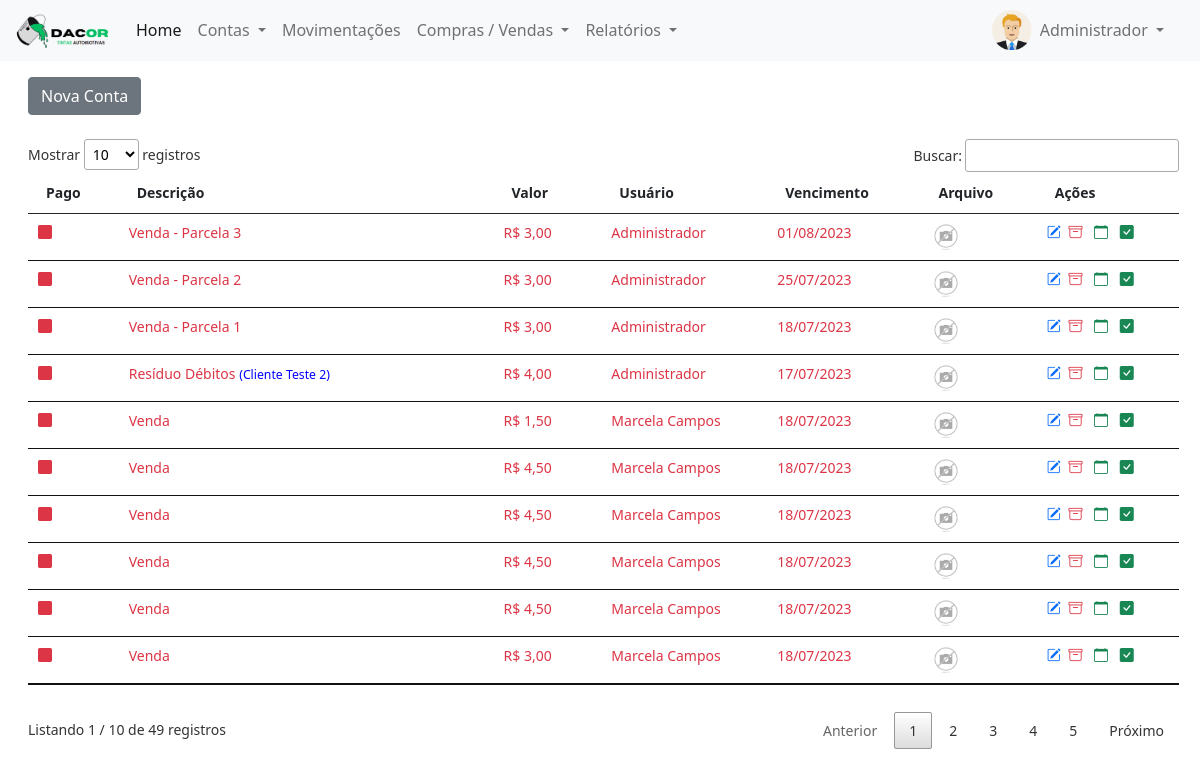
/login/painel-tesoureiro/index.php?pagina=contas_receber (signed in), run on the app's committed database.
### tables this page shows
CREATE TABLE `usuarios` (
  `id` int(11) NOT NULL,
  `nome` varchar(50) NOT NULL,
  `email` varchar(50) NOT NULL,
  `cpf` varchar(20) NOT NULL,
  `senha` varchar(20) NOT NULL,
  `nivel` varchar(20) NOT NULL
);

CREATE TABLE `contas_receber` (
  `id` int(11) NOT NULL,
  `descricao` varchar(50) NOT NULL,
  `valor` decimal(8,2) NOT NULL,
  `usuario` int(11) NOT NULL,
  `pago` varchar(5) NOT NULL,
  `data` date NOT NULL,
  `vencimento` date NOT NULL,
  `arquivo` varchar(100) DEFAULT NULL,
  `data_pgto` date DEFAULT NULL,
  `cliente` int(11) DEFAULT NULL,
  `id_venda` int(11) DEFAULT NULL
);

CREATE TABLE `clientes` (
  `id` int(11) NOT NULL,
  `nome` varchar(50) NOT NULL,
  `cpf` varchar(20) DEFAULT NULL,
  `telefone` varchar(20) NOT NULL,
  `endereco` varchar(100) DEFAULT NULL
);

### login/painel-tesoureiro/contas_receber.php (the view, shortened to what this page needs)
<?php
$pag = 'contas_receber';
$data_hoje = date('Y-m-d');
require_once('../conexao.php');
?>
<a href="index.php?pagina=<?php echo $pag ?>&funcao=novo" type="button" class="btn btn-secondary mt-2">Nova Conta</a>
<div class="mt-4" style="margin-right:25px">
	<?php
	$query = $pdo->query("SELECT * from contas_receber order by id desc");
	$res = $query->fetchAll(PDO::FETCH_ASSOC);
	$total_reg = @count($res);
	if($total_reg > 0){
		?>
		<small>
			<table id="example" class="table table-hover my-4" style="width:100%">
				<thead>
					<tr>
						<th>Pago</th>
						<th>Descrição</th>
						<th>Valor</th>
						<th>Usuário</th>
						<th>Vencimento</th>
						<th>Arquivo</th>
						<th>Ações</th>
					</tr>
				</thead>
				<tbody>
					<?php
					for($i=0; $i < $total_reg; $i++){
							$id = $res[$i]['id'];
							$id_usu = $res[$i]['usuario'];
						$query_p = $pdo->query("SELECT * from usuarios where id = '$id_usu'");
						$res_p = $query_p->fetchAll(PDO::FETCH_ASSOC);
						$nome_usu = $res_p[0]['nome'];
						if($res[$i]['pago'] == 'Sim'){
							$classe = 'text-success';
						}else{
							$classe = 'text-danger';
						}
						$extensao = strchr($res[$i]['arquivo'], '.');
						if($extensao == '.pdf'){
							$arquivo_pasta = 'pdf.png';
						}else{
							$arquivo_pasta = $res[$i]['arquivo'];
						}
						$cliente = $res[$i]['cliente'];
						$query_p = $pdo->query("SELECT * from clientes where id = '$cliente'");
						$res_p = $query_p->fetchAll(PDO::FETCH_ASSOC);
						if(@count($res_p) > 0){
							$nome_cli = '('.@$res_p[0]['nome'].')';
						}else{
							$nome_cli = '';
						}
						$data_venc =  $res[$i]['vencimento'];
						$pago =  $res[$i]['pago'];
						if(strtotime($data_venc) < strtotime($data_hoje) and $pago != 'Sim'){
							$vencido = 'text-danger';
						}else{
							$vencido = '';
						}
						?>
						<tr class="<?php echo $vencido ?>">
							<td>								<i class="bi bi-square-fill <?php echo $classe ?>"></i>
							</td>
							<td><?php echo $res[$i]['descricao'] ?> <small><span style="color:blue"><?php echo $nome_cli ?></span></small></td>
							<td>R$ <?php echo number_format($res[$i]['valor'], 2, ',', '.'); ?></td>
							<td><?php echo $nome_usu ?></td>
							<td><?php echo implode('/', array_reverse(explode('-', $res[$i]['vencimento']))); ?></td>
							<td><a href="../img/<?php echo $pag ?>/<?php echo $res[$i]['arquivo'] ?>" title="Ver Arquivo" style="text-decoration: none" target="_blank">
								<img src="../img/<?php echo $pag ?>/<?php echo $arquivo_pasta ?>" width="30px">
							</a>
							</td>
							<td>
								<?php if($res[$i]['pago'] != 'Sim'){ ?>
								<a href="index.php?pagina=<?php echo $pag ?>&funcao=editar&id=<?php echo $res[$i]['id'] ?>" title="Editar Registro" style="text-decoration: none">
									<i class="bi bi-pencil-square text-primary"></i>
								</a>
								<a href="index.php?pagina=<?php echo $pag ?>&funcao=deletar&id=<?php echo $res[$i]['id'] ?>" title="Excluir Registro" style="text-decoration: none">
									<i class="bi bi-archive text-danger mx-1"></i>
								</a>
								<a href="#" onclick="parcelar('<?php echo $id ?>')" title="Parcelar Conta" style="text-decoration: none">
									<i class="bi bi-calendar text-success mx-1"></i>
								</a>
								<a href="index.php?pagina=<?php echo $pag ?>&funcao=baixar&id=<?php echo $res[$i]['id'] ?>" title="Baixar Registro" style="text-decoration: none">
									<i class="bi bi-check-square-fill text-success mx-1"></i>
								</a>
								<?php } ?>
							</td>
						</tr>
					<?php } ?>
				</tbody>
			</table>
		</small>
	<?php }else{
		echo '<p>Não existem dados para serem exibidos!!';
	} ?>
</div>
<link href="https://cdn.jsdelivr.net/npm/select2@4.1.0-rc.0/dist/css/select2.min.css" rel="stylesheet" />

### login/painel-tesoureiro/index.php (shortened to what this page needs)
<?php
require_once('../conexao.php');
$menu1 = 'home';
$menu2 = 'contas_pagar';
$menu3 = 'contas_receber';
$menu4 = 'movimentacoes';
$query = $pdo->query("SELECT * from usuarios WHERE id = '$_SESSION[id_usuario]'");
$res = $query->fetchAll(PDO::FETCH_ASSOC);
$nome_usu = $res[0]['nome'];
 ?>
<!DOCTYPE html>
<html>
<head>
	<link href="https://cdn.jsdelivr.net/npm/bootstrap@5.0.0-beta1/dist/css/bootstrap.min.css" rel="stylesheet">
	<link rel="stylesheet" type="text/css" href="../vendor/DataTables/datatables.min.css"/>
	<link rel="stylesheet" href="https://cdn.jsdelivr.net/npm/bootstrap-icons@1.3.0/font/bootstrap-icons.css">
</head>
<body>
	<nav class="navbar navbar-expand-lg navbar-light bg-light">
  <div class="container-fluid">
    <a class="navbar-brand" href="index.php">
    	<img src="../img/logo-painel.png" width="100">
    </a>
    <div class="collapse navbar-collapse" id="navbarSupportedContent">
      <ul class="navbar-nav me-auto mb-2 mb-lg-0">
        <li class="nav-item">
          <a class="nav-link active" aria-current="page" href="index.php?pagina=<?php echo $menu1 ?>">Home</a>
        </li>
        <li class="nav-item dropdown">
          <a class="nav-link dropdown-toggle" href="#" id="navbarDropdown" role="button" data-bs-toggle="dropdown" aria-expanded="false">
            Contas
          </a>
        </li>
        <li class="nav-item">
          <a class="nav-link" href="index.php?pagina=<?php echo $menu4 ?>">Movimentações</a>
        </li>
        <li class="nav-item dropdown">
          <a class="nav-link dropdown-toggle" href="#" id="navbarDropdown" role="button" data-bs-toggle="dropdown" aria-expanded="false">
            Compras / Vendas
          </a>
        </li>
        <li class="nav-item dropdown">
          <a class="nav-link dropdown-toggle" href="#" id="navbarDropdown" role="button" data-bs-toggle="dropdown" aria-expanded="false">
            Relatórios
          </a>
        </li>
      </ul>
      <div class="d-flex mx-3">
        <img src="../img/icone-user.png" width="40px" height="40px">
    <div class="collapse navbar-collapse" id="navbarNavDarkDropdown">
      <ul class="navbar-nav">
        <li class="nav-item dropdown">
          <a class="nav-link dropdown-toggle" href="#" id="navbarDarkDropdownMenuLink" role="button" data-bs-toggle="dropdown" aria-expanded="false">
            <?php echo $nome_usu ?>
          </a>
        </li>
      </ul>
    </div>
       </div>
    </div>
  </div>
</nav>
<div class="container-fluid mt-2 mx-3">
<?php
if(@$_GET['pagina'] == $menu1){
	require_once($menu1. '.php');
}
else if(@$_GET['pagina'] == $menu2){
	require_once($menu2. '.php');
}
else if(@$_GET['pagina'] == $menu3){
	require_once($menu3. '.php');
}
 ?>
</div>
</body>
</html>
<link href="https://cdn.jsdelivr.net/npm/select2@4.1.0-rc.0/dist/css/select2.min.css" rel="stylesheet" />

### data on the page
usuarios: nome "Administrador"
contas_receber: descricao "Venda - Parcela 3", valor "3,00", usuarios.nome "Administrador", vencimento "01/08/2023", arquivo (picture)
contas_receber: descricao "Venda - Parcela 2", valor "3,00", usuarios.nome "Administrador", vencimento "25/07/2023", arquivo (picture)
contas_receber: descricao "Venda - Parcela 1", valor "3,00", usuarios.nome "Administrador", vencimento "18/07/2023", arquivo (picture)
contas_receber: descricao "Resíduo Débitos", clientes.nome "(Cliente Teste 2)", valor "4,00", usuarios.nome "Administrador", vencimento "17/07/2023", arquivo (picture)
contas_receber: descricao "Venda", valor "1,50", usuarios.nome "Marcela Campos", vencimento "18/07/2023", arquivo (picture)
contas_receber: descricao "Venda", valor "4,50", usuarios.nome "Marcela Campos", vencimento "18/07/2023", arquivo (picture)
contas_receber: descricao "Venda", valor "4,50", usuarios.nome "Marcela Campos", vencimento "18/07/2023", arquivo (picture)
contas_receber: descricao "Venda", valor "4,50", usuarios.nome "Marcela Campos", vencimento "18/07/2023", arquivo (picture)
contas_receber: descricao "Venda", valor "4,50", usuarios.nome "Marcela Campos", vencimento "18/07/2023", arquivo (picture)
contas_receber: descricao "Venda", valor "3,00", usuarios.nome "Marcela Campos", vencimento "18/07/2023", arquivo (picture)
